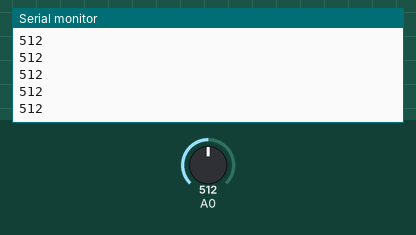
This sketch was run on a simulated Arduino Uno, built with avr-gcc and run on an emulated ATmega328P. Shown: the last lines printed to the serial monitor. Inputs (shaded band) come from the test bench; at power-on: A0 = 512.

Above: at 1.2 s.
1.3 s: A0 set to 716
At 1.32 s:
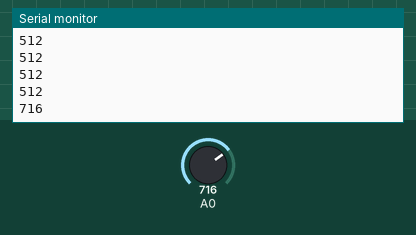
2.8 s: A0 set to 900
At 2.83 s:
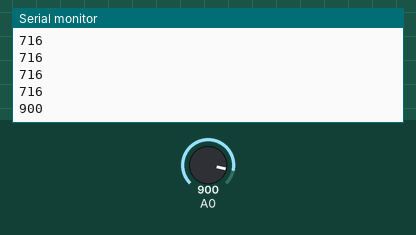
Timing chart, 0 to 5.8 s (numbered marks = the images above; inputs shaded):
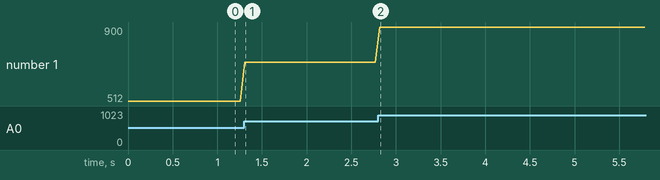

Measured:
- after the input at 1.3 s, the serial monitor: prints a new line at once (image 1)
- after the input at 2.8 s, the serial monitor: prints a new line at once (image 2)
- plotted number 1: 512 → 716 after the input at 1.3 s, 716 → 900 after the input at 2.8 s

The sketch:

IR_Sensor.ino
```cpp
void setup(){
  Serial.begin(115200);
  analogReference(EXTERNAL);
}

void loop(){
  Serial.println(analogRead(A0));
  delay(50);
}
```
